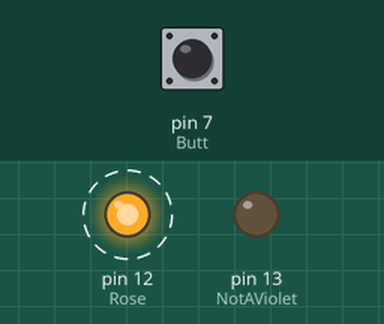
Bench run of a sketch on a simulated Arduino Uno, built with avr-gcc and run on an emulated ATmega328P. On the bench: output pins drawn as LEDs (lit = HIGH). Dashed ring = blinking. The inputs (shaded band) are chosen by the test bench; at power-on: pin 7 (Butt) HIGH.

Above: at 1.25 s.
1.3 s: pin 7 (Butt) pulled LOW for 0.25 s
At 1.45 s:
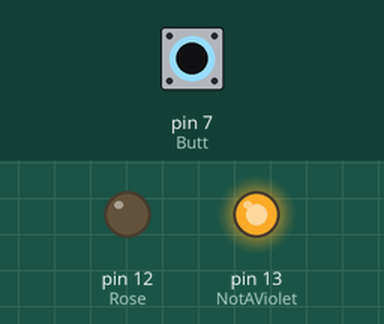
4.3 s: pin 7 (Butt) pulled LOW for 3.2 s
At 4.55 s:
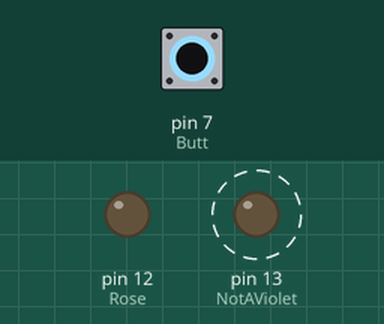
Timing chart, 0 to 15.0 s (numbered marks = the images above; inputs shaded):
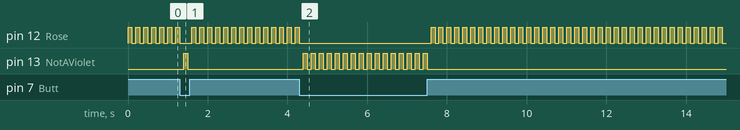

The sketch:

go_commit_coding.ino
```cpp
int NotAViolet = 13;
int Rose = 12;
int Butt = 7;

void setup() {
  pinMode(Butt, INPUT);
  digitalWrite(Butt, HIGH);
  pinMode(NotAViolet, OUTPUT);
  pinMode(Rose, OUTPUT);
}

void loop() {
  if (digitalRead(Butt)== LOW){
    digitalWrite(NotAViolet, HIGH);
    delay(100);
    digitalWrite(NotAViolet, LOW);
    delay(100);
  }
  else{
    digitalWrite(Rose, HIGH);
    delay(100);
    digitalWrite(Rose, LOW);
    delay(100);
  }

}
```

Measured:
- after the input at 1.3 s, pin 13 (NotAViolet): LOW → HIGH after 0.10 s, → LOW 0.10 s later
- after the input at 4.3 s, pin 13 (NotAViolet): alternates HIGH for 0.10 s and LOW for 0.10 s, 32 changes in all, then stays LOW, starting after 0.10 s
- by itself, pin 12 (Rose): repeats every 0.20 s: HIGH 0.10 s, LOW 0.10 s
